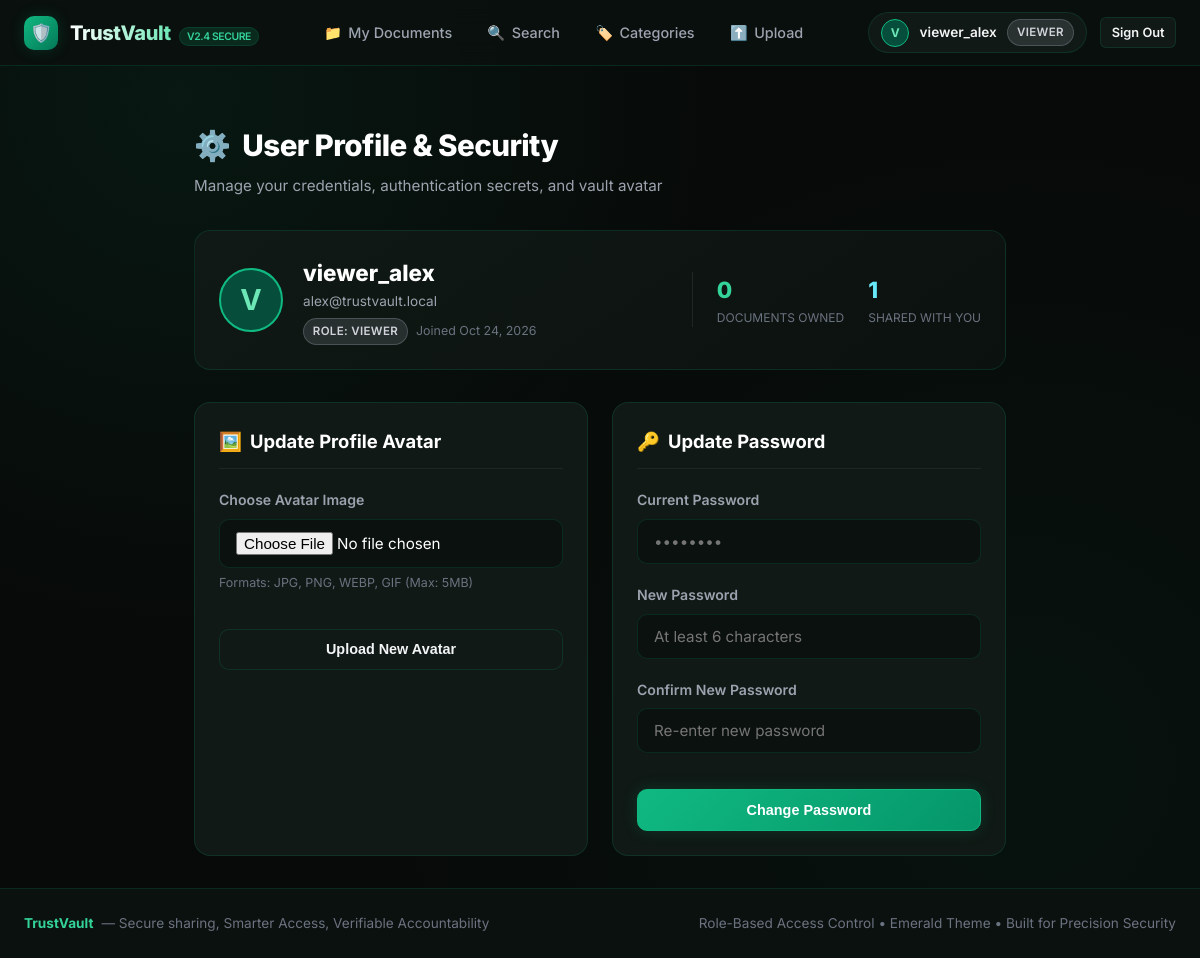
/profile (signed in), run on the app's committed database.
### app.py (models this page shows, shortened)
class User(db.Model):
    __tablename__ = 'users'
    id = db.Column(db.Integer, primary_key=True)
    username = db.Column(db.String(80), unique=True, nullable=False)
    email = db.Column(db.String(120), unique=True, nullable=False)
    password_hash = db.Column(db.String(255), nullable=False)
    role = db.Column(db.String(20), nullable=False, default='owner')  # 'admin', 'owner', 'viewer'
    avatar = db.Column(db.String(255), default='default-avatar.png')
    created_at = db.Column(db.DateTime, default=datetime.utcnow)
    documents = db.relationship('Document', backref='owner', cascade='all, delete-orphan', lazy=True)
    granted_permissions = db.relationship('DocumentPermission', foreign_keys='DocumentPermission.user_id', backref='grantee', cascade='all, delete-orphan', lazy=True)
    logs = db.relationship('ActivityLog', backref='user', lazy=True)
    @property
    def is_admin(self):
        return self.role == 'admin'

### app.py (the view, shortened to what this page needs)
@app.route('/profile', methods=['GET', 'POST'])
@login_required
def profile():
    user = get_current_user()
    uploaded_count = Document.query.filter_by(owner_id=user.id).count()
    shared_count = DocumentPermission.query.filter_by(user_id=user.id).count()
    return render_template(
        'profile.html',
        user=user,
        uploaded_count=uploaded_count,
        shared_count=shared_count
    )

### app.py (called while the page is built)
def get_current_user():
    if 'user_id' in session:
        return User.query.get(session['user_id'])
    return None

@app.context_processor
def inject_user_and_counts():
    user = get_current_user()
    unread_logs = 0
    if user and user.is_admin:
        unread_logs = ActivityLog.query.count()
    return dict(current_user=user, total_activity_count=unread_logs)

def login_required(f):
    @wraps(f)
    def decorated_function(*args, **kwargs):
        if 'user_id' not in session:
            flash("Please sign in to access TrustVault.", "warning")
            return redirect(url_for('login', next=request.url))
        return f(*args, **kwargs)
    return decorated_function

### templates/profile.html (shortened to what this page needs)
{% extends 'base.html' %}
{% block content %}
<main class="container" style="max-width: 860px;">
  <div class="page-header">
    <div>
      <h1 class="page-title">
        <span>⚙️</span> User Profile & Security
      </h1>
      <p class="page-subtitle">Manage your credentials, authentication secrets, and vault avatar</p>
    </div>
  </div>
  <div class="card" style="margin-bottom: 2rem; background: linear-gradient(145deg, var(--bg-surface), var(--bg-deep)); border: 1px solid var(--border-subtle);">
    <div style="display: flex; align-items: center; justify-content: space-between; flex-wrap: wrap; gap: 1.5rem;">
      <div style="display: flex; align-items: center; gap: 1.25rem;">
        <div class="user-avatar-small" style="width: 64px; height: 64px; font-size: 1.8rem; border-width: 2px;">
          {% if user.avatar and user.avatar != 'default-avatar.png' %}
            <img src="{{ url_for('static', filename='uploads/avatars/' + user.avatar) }}" alt="Avatar">
          {% else %}
            {{ user.username[0]|upper }}
          {% endif %}
        </div>
        <div>
          <h2 style="font-size: 1.4rem; font-weight: 800; color: #fff;">{{ user.username }}</h2>
          <div style="font-size: 0.85rem; color: var(--text-secondary);">{{ user.email }}</div>
          <div style="margin-top: 0.35rem; display: flex; gap: 0.5rem; align-items: center;">
            <span class="badge badge-{{ user.role }}">Role: {{ user.role|capitalize }}</span>
            <span style="font-size: 0.78rem; color: var(--text-muted);">Joined {{ user.created_at.strftime('%b %d, %Y') }}</span>
          </div>
        </div>
      </div>
      <div style="display: flex; gap: 1.5rem; border-left: 1px solid rgba(255, 255, 255, 0.08); padding-left: 1.5rem;">
        <div>
          <div style="font-size: 1.4rem; font-weight: 800; color: var(--emerald-400);">{{ uploaded_count }}</div>
          <div style="font-size: 0.75rem; color: var(--text-muted); text-transform: uppercase;">Documents Owned</div>
        </div>
        <div>
          <div style="font-size: 1.4rem; font-weight: 800; color: #67e8f9;">{{ shared_count }}</div>
          <div style="font-size: 0.75rem; color: var(--text-muted); text-transform: uppercase;">Shared With You</div>
        </div>
      </div>
    </div>
  </div>
  <div style="display: grid; grid-template-columns: repeat(auto-fit, minmax(360px, 1fr)); gap: 1.5rem;">
    <div class="card">
      <div class="card-header">
        <h3 class="card-title">
          <span>🖼️</span> Update Profile Avatar
        </h3>
      </div>
      <form method="POST" action="{{ url_for('profile') }}" enctype="multipart/form-data">
        <div class="form-group">
          <label for="avatar_file" class="form-label">Choose Avatar Image</label>
          <input type="file" id="avatar_file" name="avatar_file" class="form-control" accept="image/*" required>
          <div class="form-help">Formats: JPG, PNG, WEBP, GIF (Max: 5MB)</div>
        </div>
        <button type="submit" class="btn btn-secondary" style="width: 100%; margin-top: 1rem;">
          Upload New Avatar
        </button>
      </form>
    </div>
    <div class="card">
      <div class="card-header">
        <h3 class="card-title">
          <span>🔑</span> Update Password
        </h3>
      </div>
      <form method="POST" action="{{ url_for('profile') }}">
        <div class="form-group">
          <label for="current_password" class="form-label">Current Password</label>
          <input type="password" id="current_password" name="current_password" class="form-control" placeholder="••••••••" required>
        </div>
        <div class="form-group">
          <label for="new_password" class="form-label">New Password</label>
          <input type="password" id="new_password" name="new_password" class="form-control" placeholder="At least 6 characters" required>
        </div>
        <div class="form-group">
          <label for="confirm_password" class="form-label">Confirm New Password</label>
          <input type="password" id="confirm_password" name="confirm_password" class="form-control" placeholder="Re-enter new password" required>
        </div>
        <button type="submit" class="btn btn-primary" style="width: 100%; margin-top: 1rem;">
          Change Password
        </button>
      </form>
    </div>
  </div>
</main>
{% endblock %}

### templates/base.html (shortened to what this page needs)
<!DOCTYPE html>
<html lang="en">
<head>
  <link rel="stylesheet" href="{{ url_for('static', filename='css/style.css') }}">
</head>
<body>
  <nav class="navbar">
    <div class="nav-container">
      <a href="{{ url_for('index') }}" class="brand">
        <div class="brand-icon">🛡️</div>
        <div>
          <span class="brand-text">TrustVault</span>
          <span class="brand-tag">v2.4 SECURE</span>
        </div>
      </a>
      {% if current_user %}
      <ul class="nav-links">
        <li class="nav-item">
          <a href="{{ url_for('my_documents') }}" class="{% if request.endpoint == 'my_documents' %}active{% endif %}">
            <span>📁</span> My Documents
          </a>
        </li>
        <li class="nav-item">
          <a href="{{ url_for('search_documents') }}" class="{% if request.endpoint == 'search_documents' %}active{% endif %}">
            <span>🔍</span> Search
          </a>
        </li>
        <li class="nav-item">
          <a href="{{ url_for('categories_view') }}" class="{% if request.endpoint in ['categories_view', 'category_detail'] %}active{% endif %}">
            <span>🏷️</span> Categories
          </a>
        </li>
        <li class="nav-item">
          <a href="{{ url_for('upload') }}" class="{% if request.endpoint == 'upload' %}active{% endif %}">
            <span>⬆️</span> Upload
          </a>
        </li>
      </ul>
      <div class="nav-actions">
        <a href="{{ url_for('profile') }}" class="user-profile-menu">
          <div class="user-avatar-small">
            {% if current_user.avatar and current_user.avatar != 'default-avatar.png' %}
              <img src="{{ url_for('static', filename='uploads/avatars/' + current_user.avatar) }}" alt="Avatar">
            {% else %}
              {{ current_user.username[0]|upper }}
            {% endif %}
          </div>
          <span style="font-size: 0.85rem; font-weight: 600;">{{ current_user.username }}</span>
          <span class="badge badge-{{ current_user.role }}">{{ current_user.role }}</span>
        </a>
        <a href="{{ url_for('logout') }}" class="btn btn-secondary btn-sm" title="Sign Out">Sign Out</a>
      </div>
      {% else %}
      <div class="nav-actions">
        <a href="{{ url_for('login') }}" class="btn btn-secondary btn-sm">Sign In</a>
        <a href="{{ url_for('register') }}" class="btn btn-primary btn-sm">Create Account</a>
      </div>
      {% endif %}
    </div>
  </nav>
  <div class="container" style="padding-top: 1.5rem; padding-bottom: 0;">
  </div>
  {% block content %}{% endblock %}
  <footer class="footer">
    <div class="footer-content">
      <div style="display: flex; align-items: center; gap: 0.5rem;">
        <span style="color: var(--emerald-400); font-weight: 700;">TrustVault</span>
        <span>— Secure sharing, Smarter Access, Verifiable Accountability</span>
      </div>
      <div>
        <span>Role-Based Access Control • Emerald Theme • Built for Precision Security</span>
      </div>
    </div>
  </footer>
</body>
</html>

### data on the page
User: username "V", username "viewer_alex", role "VIEWER", email "alex@trustvault.local", created_at "Oct 24, 2026"

### other printed values
{{ uploaded_count }} "0"
{{ shared_count }} "1"
